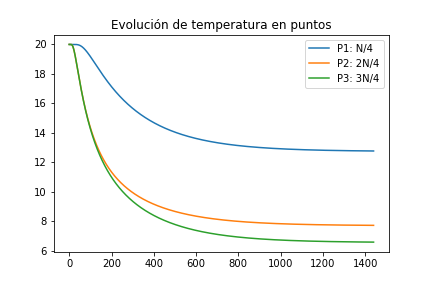

The Python source for this figure:
# -*- coding: utf-8 -*-
"""
Created on Thu Nov  5 19:00:54 2020

@author: Pauli
"""

# -----------------------------------------
# CASO 4
# -----------------------------------------
from matplotlib.pylab import *
from matplotlib import cm


# Definiciones geometricas
a = 1.     #alto del dominio
b = 1.     #ancho del dominio

Nx = 30    #numero de intervalos en X
Ny = 30    #numero de intervalos en Y

dx = b/Nx  #discretizacion espacial en x
dy = a/Ny  #discretizacion espacial en y


if dx != dy:
    print("Error dx != dy")
    exit(-1)

h = dx

#Funciones de conveniencia para calcular las coordenadas del punto(1,j)

def coords(i,j):
    return (dx*i, dy*j)

def imshowbien(u):
    imshow(u.T[Nx::-1,:],cmap=cm.coolwarm, interpolation='bilinear')
    cbar = colorbar(extend='both', cmap=cm.coolwarm)
    ticks = arange(0,35,5)
    ticks_Text=["{}°".format(deg) for deg in ticks]
    cbar.set_ticks(ticks)
    cbar.set_ticklabels(ticks_Text)
    clim(0, 30)
    
    xlabel('b')
    ylabel('a')
    xTicks_N = arange(0, Nx+1, 3)
    yTicks_N = arange(0, Ny+1, 3)
    xTicks =[coords(i,0)[0] for i in xTicks_N]
    yTicks =[coords(0,i)[1] for i in yTicks_N]
    xTicks_Text = ["{0:.2f}".format(tick) for tick in xTicks]
    yTicks_Text = ["{0:.2f}".format(tick) for tick in yTicks]
    xticks(xTicks_N,xTicks_Text, rotation='vertical')
    yticks(yTicks_N,yTicks_Text)
    margins(0.2)
    subplots_adjust(bottom=0.15)
    
    
u_k = zeros((Nx+1,Ny+1),dtype=double)
u_km1 = zeros((Nx+1,Ny+1),dtype=double)

#Condicion de borde inicial
u_k[:,:] = 20. #20 grados inicial en todas partes

#Parametros del problema (hierro)
dt = 0.01   #s
K = 79.5
c = 450.    #
rho = 7800.
alpha = K*dt/(c*rho*dx**2)

#informar cosas interesantes
print(f"dt = {dt}")
print(f"dx = {dx}")
print(f"K = {K}")
print(f"c = {c}")
print(f"rho = {rho}")
print(f"alpha = {alpha}")

#Loop en el tiempo
minuto = 60.
hora = 3600.
dia = 24 * 3600

dt = 1*minuto
dnext_t = 0.5*hora

next_t = 0
framenum = 0

T = 1*dia
Days = 1*T 


def truncate(n, decimals=0):
    multiplier = 10 ** decimals
    return int(n * multiplier) / multiplier


#Vectores para acumular la t° en Puntos Interesantes
p1=zeros(int32(Days/dt))     
p2=zeros(int32(Days/dt))  
p3=zeros(int32(Days/dt)) 

#Loop en el tiempo K
for k in range(int32(Days/dt)):
    t = dt*(k+1)
    dias = truncate(t/dia,0)
    horas = truncate((t-dias*dia)/hora,0)
    minutos = truncate((t-dias*dia-horas*hora)/minuto,0)
    titulo = "k = {0:05.0f}".format(k) + " t = {0:02.0f}d {1:02.0f}h {2:02.0f}m ".format(dias, horas, minutos)
    print(titulo)
    
    
    #CB esenciales, se repiten en cada iteración
    u_k[0,:] = 20.   #Borde izquierdo
    u_k[:,0] = 20.   #Borde inferior
    u_k[:, -1] = 0.  #Borde superior
    u_k[-1,:] = u_k[-2,:]-0*dx #Borde derecho gradiente 0 
    
    
    #Loop en el espacio i = 1 ...... n-1
    for i in range(1,Nx):
        for j in range(1,Ny):
            #Algoritmo de diferencia finitas 2-D para difusión
            nabla_u_k = (u_k[i-1, j] + u_k[i+1,j] + u_k[i, j-1] + u_k[i, j+1] - 4*u_k[i,j]) / h**2
            
            #Forward Euler
            u_km1[i,j] = u_k[i,j] + alpha*nabla_u_k
    
    #Avanzar la solución a k+1
    u_k = u_km1
    
    
    ##CB denuevo, para asegurar cumpliemiento
    u_k[0,:] = 20.   #Borde izquierdo
    u_k[:,0] = 20.   #Borde inferior
    u_k[:, -1] = 0.  #Borde superior
    u_k[-1,:] = u_k[-2,:]-0*dx #Borde derecho gradiente 0
    
    if t > next_t:
        figure(1)
        imshowbien(u_k)
        title(titulo)
        savefig("caso_4/frame_{0:04.0f}.png".format(framenum))
        framenum += 1
        next_t += dnext_t
        close(1)
        
        
    #Puntos para la evolución de la temperatura en el tiempo:
    p1[k]=u_k[int(Nx/2),int(Ny/2)]     #(a/2; b/2)
    p2[k]=u_k[int(Nx/2),int((3*Ny)/4)]   #(a/2; 3b/4)
    p3[k]=u_k[int((3*Nx)/4),int((3*Ny)/4)] #(3a/4; 3b/4)
    
        
#Ploteo evolucion de temperatura en puntos: 
figure(2)
plot(range(int32(Days/dt)),p1,label="P1: N/4")
plot(range(int32(Days/dt)),p2,label="P2: 2N/4")
plot(range(int32(Days/dt)),p3,label="P3: 3N/4")

title("Evolución de temperatura en puntos")
legend()
savefig(f"caso_4.png")
show()      
        
